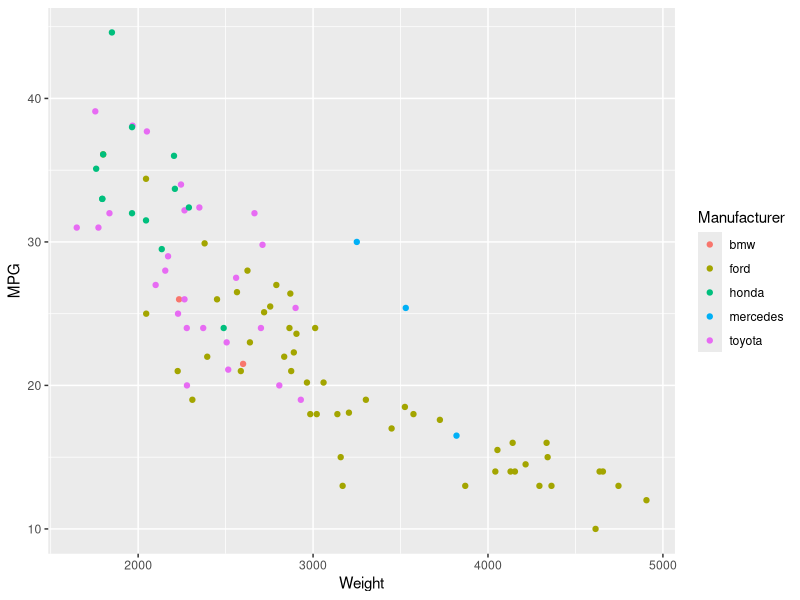

Reproduce this figure in R.
## ---- chunk 1
library(tidyverse) # install.packages('tidyverse')
library(ggplot2)

df_cars <- read.csv('cars.csv')

df_cars %>% ggplot() + 
  geom_point( aes(x=Weight, y=MPG, color=Manufacturer) )
